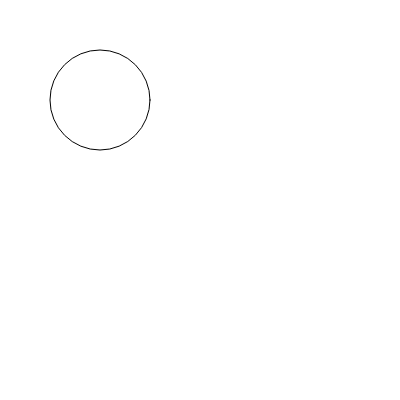
Frame 1 (no input)
Frame 60 (no input): identical to frame 1, image omitted
Frame 120 (the mouse pressed at the canvas centre since frame 60): identical to frame 1, image omitted

The p5.js sketch that drew this single still picture (run headless with seeded random() and noise() and a simulated clock; from frame 60 on, the mouse is pressed at the canvas centre):

// p5.js sketch
// ── sketch.js
function setup() {
  createCanvas(400, 400);
  circle(100,100,100)
}

function draw() {
  
}
